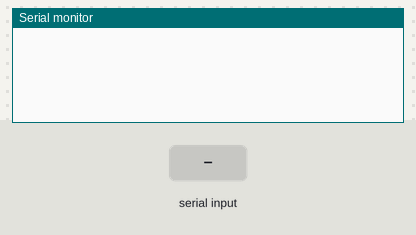
Recording of a sketch running on a simulated Arduino Uno, built with avr-gcc and run on an emulated ATmega328P. Parts: the last lines printed to the serial monitor. Inputs (shaded band) come from the test bench. The modem accepts every AT command (registered, SIM ready, sends succeed) and sends nothing else.

Above: at 2.9 s.
3.0 s: "1$" received over the second serial link
At 5.2 s:
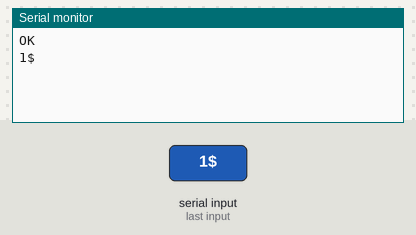
5.5 s: "0$" received over the second serial link
At 6.5 s:
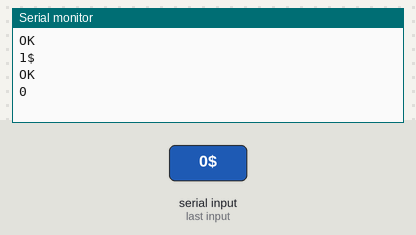
7.0 s: "2$" received over the second serial link
At 7.7 s:
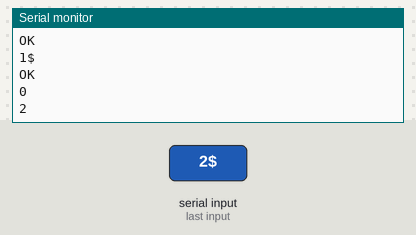

The sketch:

c16qs-Arduino-GNSS.ino
```cpp
#include <SoftwareSerial.h>

#define ATrxPin       2
#define ATtxPin       3

#define GNSSrxPin   4
#define GNSStxPin   8

#define PowerKeyPin 9
#define ResetPin    7

SoftwareSerial c16qs(ATrxPin,ATtxPin);

typedef enum{
  powerkey_step,s_reset,GPS_enable_step,GPS_enable_response_step,GPS_port_change,GPS_data_wait
}C16QS_state_e;

C16QS_state_e C16QS_state;

void PowerKey_On(){
digitalWrite (PowerKeyPin, HIGH);
}

void PowerKey_Off(){
  digitalWrite (PowerKeyPin, LOW);
}

void ResetKey_On(){
digitalWrite (ResetPin, HIGH);
}

void ResetKey_Off(){
  digitalWrite (ResetPin, LOW);
}

void setup() {
  Serial.begin(115200);
  c16qs.begin(19200);

  pinMode(PowerKeyPin, OUTPUT);
  pinMode(ResetPin, OUTPUT);
  C16QS_state = powerkey_step;

}


void C16QS_Process(){
  switch(C16QS_state) {
    // power key sinyalinin gonderilmesi
    case powerkey_step:
      PowerKey_On();
      delay(200);
      PowerKey_Off();
      delay(200);
      C16QS_state = s_reset;
    break;
    // reset sinyalinin gonderilmesi
    case s_reset:
      ResetKey_On();
      delay(200);
      ResetKey_Off();
      delay(1000);
      C16QS_state = GPS_enable_step;
      break;
    // GPS ozelliginin aktif edilmesi icin komut gonderilir.
    case GPS_enable_step:
      c16qs.print("AT+CGPS=1\r\n");
      delay(500);
      C16QS_state = GPS_enable_response_step;
    break;
    // GPS aktif etme komutunun cevabi alinir.
    case GPS_enable_response_step:
     if(c16qs.available()){
        String received_data = c16qs.readString();
        Serial.print(received_data);
        C16QS_state = GPS_port_change;
      break;
      }
      C16QS_state = GPS_enable_response_step;
    break;
    // GPS verilerini AT komut portuna yonlendirir.
    case GPS_port_change:
      c16qs.print("AT+GPSPORT=1\r\n");
      delay(500);
      C16QS_state = GPS_data_wait;
    break;
    // gelen GPS verilerini Serial Monitore gonderir.
    case GPS_data_wait:
      if(c16qs.available()){
        String received_data = c16qs.readStringUntil('$');
        Serial.print(received_data);
        Serial.print("\r\n");
      break;
      }
      C16QS_state = GPS_data_wait;
    break;

    default:
    break;
  }

}

void loop() {
  C16QS_Process();
}
```

Measured:
- after the input at 3.0 s, the serial monitor: prints a new line after 1.0 s (image 1)
- after the input at 5.5 s, the serial monitor: prints a new line at once (image 2)
- after the input at 7.0 s, the serial monitor: prints a new line at once (image 3)
